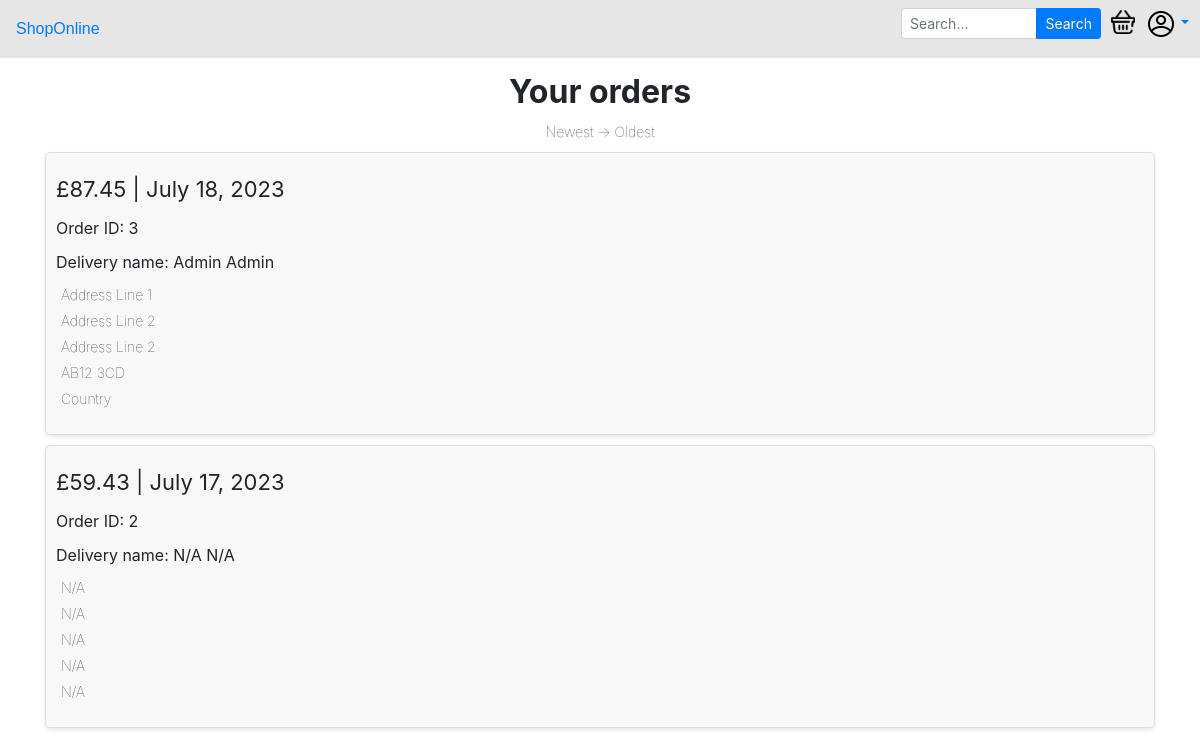
/accounts/orders (signed in), run on an earlier commit of the app's database.
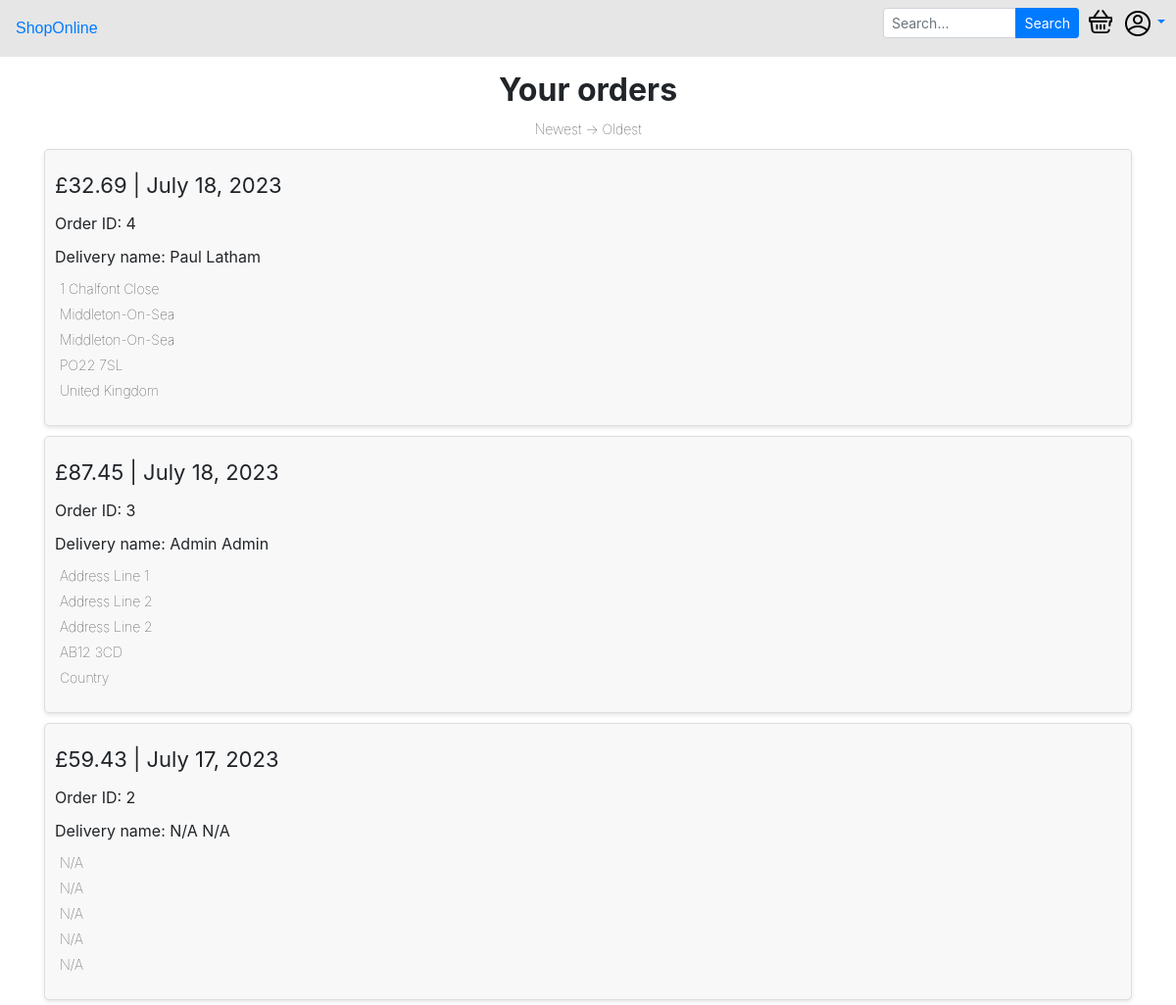
And on a later commit of the database.
### storeapp/models.py (models this page shows, shortened)
class CustomerOrder(models.Model):
    total = models.FloatField()
    customer = models.ForeignKey(User, on_delete=models.CASCADE)
    date = models.DateField(default=datetime.now())
    delivery = models.ForeignKey(DeliveryAddress, on_delete=models.CASCADE)

class DeliveryAddress(models.Model):
    fname = models.CharField(max_length=255)
    lname = models.CharField(max_length=255)
    postcode = models.CharField(max_length=8)
    line1 = models.CharField(max_length=255)
    line2 = models.CharField(max_length=255, null=True)
    line3 = models.CharField(max_length=255, null=True)
    phone_number = models.CharField(max_length=15, null=True, blank=True)
    country = models.CharField(max_length=100)

### storeapp/views.py (the view)
# urls.py: path('accounts/orders', views.orders, name='orders'),
@login_required
def orders(request):
    context={}
    user = request.user
    try:
        results = CustomerOrder.objects.filter(customer=user.id).order_by('-id')
        context["orders"] = results
    except:
        pass
    return render(request, 'storeapp/orders.html', context)

### storeapp/templates/storeapp/orders.html (shortened to what this page needs)
{% extends 'base.html' %}
{% load static %}
{% block content %}
<span class="loud top centered">Your orders</span>
<div class="container store">
    {% if orders %}
    <span class="quiet centered">Newest -> Oldest</span>
        {% for order in orders %}
        <div class="container order-container top">
            <div class="row semi-loud">
                <span>£{{order.total}}&nbsp;|&nbsp;{{ order.date }}</span>
            </div>
            <div class="row">
                <span>Order ID: {{ order.id }}</span>
            </div>
            <div class="row">
                <span>Delivery name: {{order.delivery.fname}} {{order.delivery.lname}}</span>
            </div>
            <div>
                <div class="row address-line">
                    <span>{{order.delivery.line1}}</span>
                </div>
                <div class="row address-line">
                    <span>{{order.delivery.line2}}</span>
                </div>
                <div class="row address-line">
                    <span>{{order.delivery.line2}}</span>
                </div>
                <div class="row address-line">
                    <span>{{order.delivery.postcode}}</span>
                </div>
                <div class="row address-line">
                    <span>{{order.delivery.country}}</span>
                </div>
            </div>
        </div>
        {% endfor %}
    {% else %}
    <div class="container error-container centered">
        <span>No orders to show.</span>
    </div>
    {% endif %}
    </div>
</div>
{% endblock content %}

What changed in the data, as far as the page shows it:
added CustomerOrder: total "32.69", date "July 18, 2023", id "4", delivery.fname "Paul", delivery.lname "Latham", delivery.line1 "1 Chalfont Close", delivery.line2 "Middleton-On-Sea", delivery.postcode "PO22 7SL", delivery.country "United Kingdom"
